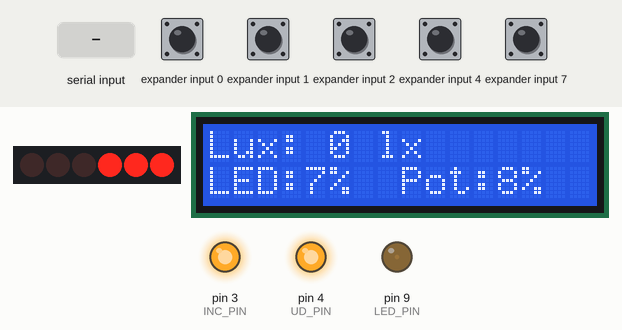
The sketch below on a simulated Arduino Uno, built with avr-gcc and run on an emulated ATmega328P. Parts: 6 port-expander outputs drawn as a row of LEDs (first output left, lit = HIGH), 16×2 character LCD, output pins drawn as LEDs (lit = HIGH). Wiring (inferred from the names in the program): PCF8574 port expander at I2C address 0x39. Wiring (inferred from the signals the program sends): row of LEDs: on Q0, Q1, Q2, Q3, Q5, Q6. Inputs (shaded band) come from the test bench; at power-on: expander input 0–2, expander input 4, expander input 7 HIGH. Pins used as bus, display or sensor lines are not drawn; what the sketch prints to the serial monitor is not drawn.

Above: at 3.15 s.
3.5 s: "p" received over Serial
At 4.0 s:
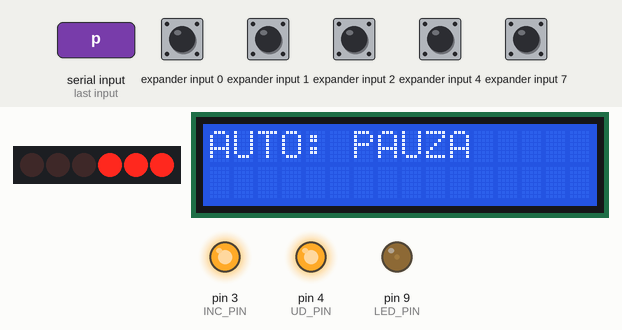
5.2 s: "p" received over Serial
At 9.61 s:
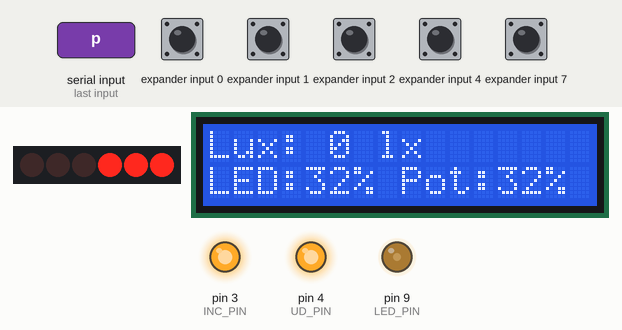
At 14.53 s:
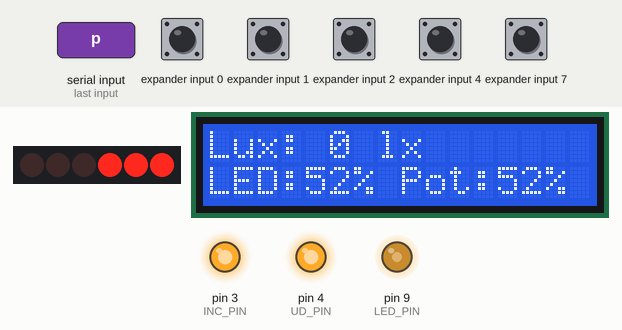
Timing chart, 0 to 21.9 s (numbered marks = the images above; inputs shaded):
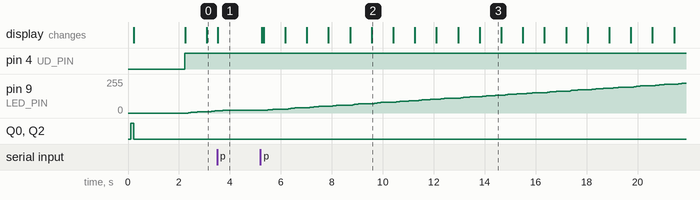

Measured:
- after the input at 3.5 s, pin 9 (LED_PIN): goes on until 3.7 s, then stays 19/255; the display: changes at once (image 1)
- after the input at 5.2 s, pin 9 (LED_PIN): moves from 19/255 to 224/255 over 16.5 s, starting after 0.24 s; the display: first changes at once (image 2 shows a later state)
- what the display in image 2 shows lasts 0.8 s, from 9.6 s to 10.4 s

The sketch:

sketch_pid.ino
```cpp
#include <Wire.h>
#include <LiquidCrystal_I2C.h>

// ---- LCD I2C ----
LiquidCrystal_I2C lcd(0x27, 16, 2);

// ---- APDS-9930 ----
#define APDS_ADDR     0x39
#define APDS_ENABLE   0x80
#define APDS_ATIME    0x81
#define APDS_PTIME    0x82
#define APDS_WTIME    0x83
#define APDS_PPULSE   0x8E
#define APDS_CONTROL  0x8F
#define APDS_ID       0x92
#define APDS_CH0DATAL 0x94
#define APDS_CH1DATAL 0x96
#define APDS_PDATAL   0x9C

uint8_t currentATIME = 0xED;
uint8_t currentAGAIN = 0;
const float againValues[] = {1.0, 8.0, 16.0, 120.0};

// ---- X9C103S ----
const int CS_PIN  = 5;
const int UD_PIN  = 4;
const int INC_PIN = 3;

// ---- LED & Wiper ----
const int LED_PIN   = 9;
const int WIPER_PIN = A0;

// ---- Timer ----
unsigned long lastReadTime = 0;
const unsigned long READ_INTERVAL = 800; // ms
int currentPosition = 0;
bool autoPaused = false;

// ==========================================
// ====== REGULATOR PID =====================
// ==========================================
const float referinta_lux = 200.0;

// Coeficientii PID
const float Kp = 0.045;
const float Ki = 0.005;
const float Kd = 0.45;

float suma_eroare = 0;
float eroare_trecuta = 0;

// Anti-Windup
const float limita_int = 50.0;
const int MAX_STEP = 4;

float pozitie = 50.0;
float lux_filtrat = 0;
const float alpha = 0.2; // Filtru trece-jos pentru lux
// ==========================================

byte barChar[8] = {
  0b11111, 0b11111, 0b11111, 0b11111,
  0b11111, 0b11111, 0b11111, 0b11111
};

// --- APDS-9930 ---
void apdsWrite(uint8_t reg, uint8_t val) {
  Wire.beginTransmission(APDS_ADDR);
  Wire.write(reg); Wire.write(val);
  Wire.endTransmission();
}

uint8_t apdsRead(uint8_t reg) {
  Wire.beginTransmission(APDS_ADDR);
  Wire.write(reg); Wire.endTransmission();
  Wire.requestFrom((uint8_t)APDS_ADDR, (uint8_t)1);
  return Wire.read();
}

uint16_t apdsRead16(uint8_t reg) {
  uint8_t lo = apdsRead(reg);
  uint8_t hi = apdsRead(reg + 1);
  return (hi << 8) | lo;
}

float getALSIT() { return 2.73f * (256 - currentATIME); }

void setAGAIN(uint8_t gain) {
  currentAGAIN = constrain(gain, 0, 3);
  uint8_t ctrl = apdsRead(APDS_CONTROL);
  ctrl = (ctrl & 0xFC) | currentAGAIN;
  apdsWrite(APDS_CONTROL, ctrl);
}

void setATIME(uint8_t atime) {
  currentATIME = atime;
  apdsWrite(APDS_ATIME, atime);
}

void autoRange(uint16_t ch0) {
  if (ch0 >= 65000) {
    if (currentAGAIN > 0) setAGAIN(currentAGAIN - 1);
    else if (currentATIME < 0xFE) setATIME(currentATIME + 10);
  } else if (ch0 < 100 && ch0 > 0) {
    if (currentAGAIN < 3) setAGAIN(currentAGAIN + 1);
    else if (currentATIME > 0xC0) setATIME(currentATIME - 10);
  }
}

bool apdsInit() {
  uint8_t id = apdsRead(APDS_ID);
  if (id != 0x39 && id != 0x12 && id != 0x30) return false;

  apdsWrite(APDS_ENABLE, 0x00); delay(10);
  apdsWrite(APDS_ATIME, currentATIME);
  apdsWrite(APDS_PTIME, 0xFF);
  apdsWrite(APDS_WTIME, 0xFF);
  apdsWrite(APDS_PPULSE, 0x08);
  apdsWrite(APDS_CONTROL, 0x20 | currentAGAIN);
  apdsWrite(APDS_ENABLE, 0x0F); delay(12);
  return true;
}

uint16_t getAmbientLight() { return apdsRead16(APDS_CH0DATAL); }
uint16_t getIRLight()      { return apdsRead16(APDS_CH1DATAL); }
uint16_t getProximity()    { return apdsRead16(APDS_PDATAL); }

float calculateLux(uint16_t ch0, uint16_t ch1) {
  if (ch0 >= 65000) return -1;
  float iac1 = (float)ch0 - 1.862f * (float)ch1;
  float iac2 = 0.746f * (float)ch0 - 1.291f * (float)ch1;
  float iac  = max(max(iac1, iac2), 0.0f);
  float lpc  = (0.49f * 52.0f) / (getALSIT() * againValues[currentAGAIN]);
  return iac * lpc;
}

// --- X9C103S ---
void potStep(bool up) {
  digitalWrite(CS_PIN, LOW);
  digitalWrite(UD_PIN, up ? HIGH : LOW); delayMicroseconds(1);
  digitalWrite(INC_PIN, LOW); delayMicroseconds(1);
  digitalWrite(INC_PIN, HIGH); delayMicroseconds(1);
  digitalWrite(CS_PIN, HIGH); delay(1);
}

void potMove(bool up, int steps) {
  for (int i = 0; i < steps; i++) potStep(up);
}

void potReset() {
  potMove(false, 100);
  currentPosition = 0;
}

void potGoTo(int targetPos) {
  targetPos = constrain(targetPos, 0, 99);
  int dif = targetPos - currentPosition;
  if (dif > 0) potMove(true, dif);
  else if (dif < 0) potMove(false, -dif);
  currentPosition = targetPos;
}

// --- Algoritm PID ---
int computePID(float luxCurent) {
  if (luxCurent < 0) luxCurent = 1000;

  float eroare = referinta_lux - luxCurent;

  // Proportional
  float P = Kp * eroare;

  // Integrativ
  suma_eroare += eroare;
  suma_eroare = constrain(suma_eroare, -limita_int, limita_int);
  float I = Ki * suma_eroare;

  // Derivativ
  float derivata_eroare = eroare - eroare_trecuta;
  float D = Kd * derivata_eroare;
  eroare_trecuta = eroare;

  // Aplicam schimbarea pozitiei si limitam cursa
  pozitie += (P + I + D);
  pozitie = constrain(pozitie, 0.0, 99.0);

  return (int)pozitie;
}

// --- Afisare LCD ---
void updateLCD(float lux, int intensitate_LED) {
  // NU mai folosim lcd.clear() aici!

  // Rand 1: Lux + descriere
  lcd.setCursor(0, 0);
  if (lux < 0) {
    lcd.print("Lux: SATURAT    "); // Spatii la final pentru a curata textul vechi
  } else {
    lcd.print("Lux: ");
    lcd.print((int)lux);
    lcd.print(" lx     "); // Spatii la final
  }

  // Rand 2: LED% (Stanga)
  lcd.setCursor(0, 1);
  lcd.print("LED:");
  lcd.print(map(intensitate_LED, 0, 255, 0, 100));
  lcd.print("%  "); // Spatii de curatare

  // Rand 2: Pot% (Dreapta)
  lcd.setCursor(8, 1);
  lcd.print("Pot:");
  lcd.print(map(currentPosition, 0, 99, 0, 100));
  lcd.print("%  "); // Spatii de curatare
}

// --- Citire + reglare ---
void doAutoRead() {
  uint16_t ch0 = getAmbientLight(), ch1 = getIRLight();
  float lux = calculateLux(ch0, ch1);

  lux_filtrat = alpha * lux + (1 - alpha) * lux_filtrat;

  // Apelam PID-ul
  int targetPos = computePID(lux_filtrat);
  int dif = targetPos - currentPosition;

  // Limitare rampa
  if (dif > MAX_STEP) dif = MAX_STEP;
  if (dif < -MAX_STEP) dif = -MAX_STEP;

  potGoTo(currentPosition + dif);

  // Citire nivel LED
  int intensitate_LED = map(currentPosition, 0, 99, 0, 255);

  updateLCD(lux, intensitate_LED);

  // Jurnal Serial
  Serial.println("========== PID AUTO ==========");
  Serial.print("  Lux: ");
  if (lux < 0) Serial.println("ERR"); else Serial.println(lux_filtrat, 1);
  Serial.print("  LuxRef: "); Serial.println(referinta_lux);
  Serial.print("  Pot: "); Serial.print(currentPosition); Serial.println("/99");
  Serial.print("  LED: "); Serial.print(map(intensitate_LED, 0, 255, 0, 100)); Serial.println("%");
  Serial.println("==============================");

  autoRange(ch0);
}

// --- Setup & Loop ---
void setup() {
  pinMode(CS_PIN, OUTPUT); pinMode(UD_PIN, OUTPUT);
  pinMode(INC_PIN, OUTPUT); pinMode(LED_PIN, OUTPUT);

  analogWrite(LED_PIN, 0);

  digitalWrite(CS_PIN, HIGH); digitalWrite(INC_PIN, HIGH);

  Serial.begin(9600); Wire.begin();
  lcd.init(); lcd.backlight(); lcd.createChar(0, barChar);
  lcd.setCursor(0, 0); lcd.print("Initializare...");

  if (!apdsInit()) {
    lcd.clear(); lcd.print("EROARE APDS!");
    Serial.println("EROARE: APDS-9930!");
  }

  potReset();

  // Initializam starile PID-ului cu mediul actual
  uint16_t ch0 = getAmbientLight(), ch1 = getIRLight();
  lux_filtrat = calculateLux(ch0, ch1);
  eroare_trecuta = referinta_lux - lux_filtrat;

  lcd.clear(); lcd.setCursor(0, 0); lcd.print("Gata! Auto 10s");

  lastReadTime = millis();
  delay(2000);
}

void loop() {
  int intensitate_LED = map(currentPosition, 0, 99, 0, 255);
  static float led_filtrat = 0;

  led_filtrat = 0.2 * intensitate_LED + 0.8 * led_filtrat;
  analogWrite(LED_PIN, (int)led_filtrat);

  if (!autoPaused && (millis() - lastReadTime >= READ_INTERVAL)) {
    lastReadTime = millis();
    doAutoRead();
  }

  if (Serial.available()) {
    char c = Serial.read();
    if (c == 'l') {
      doAutoRead(); lastReadTime = millis();
    } else if (c == 'p') {
      autoPaused = !autoPaused;
      lcd.clear(); lcd.setCursor(0, 0);
      lcd.print(autoPaused ? "AUTO: PAUZA" : "AUTO: ACTIV");
    }
  }
  delay(50);
}
```
